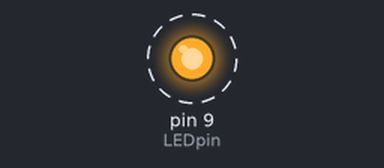
The sketch below on a simulated Arduino Uno, built with avr-gcc and run on an emulated ATmega328P. On the bench: output pins drawn as LEDs (lit = HIGH). Dashed ring = blinking.

Above: at 0.5 s.
Timing chart, 0 to 3.5 s (numbered marks = the images above):
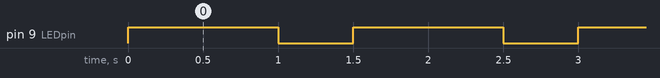

Measured:
- by itself, pin 9 (LEDpin): alternates HIGH for 1.0 s and LOW for 0.50 s

The sketch:

Code_2__LED_blanking.ino
```cpp
int LEDpin = 9;
int onTime = 1000;
int offTime = 500;
void setup() {
  // put your setup code here, to run once:
pinMode (LEDpin,OUTPUT);
}

void loop() {
  // put your main code here, to run repeatedly:
digitalWrite(LEDpin,HIGH);
delay(onTime);
digitalWrite(LEDpin,LOW);
delay(offTime);

}
```
